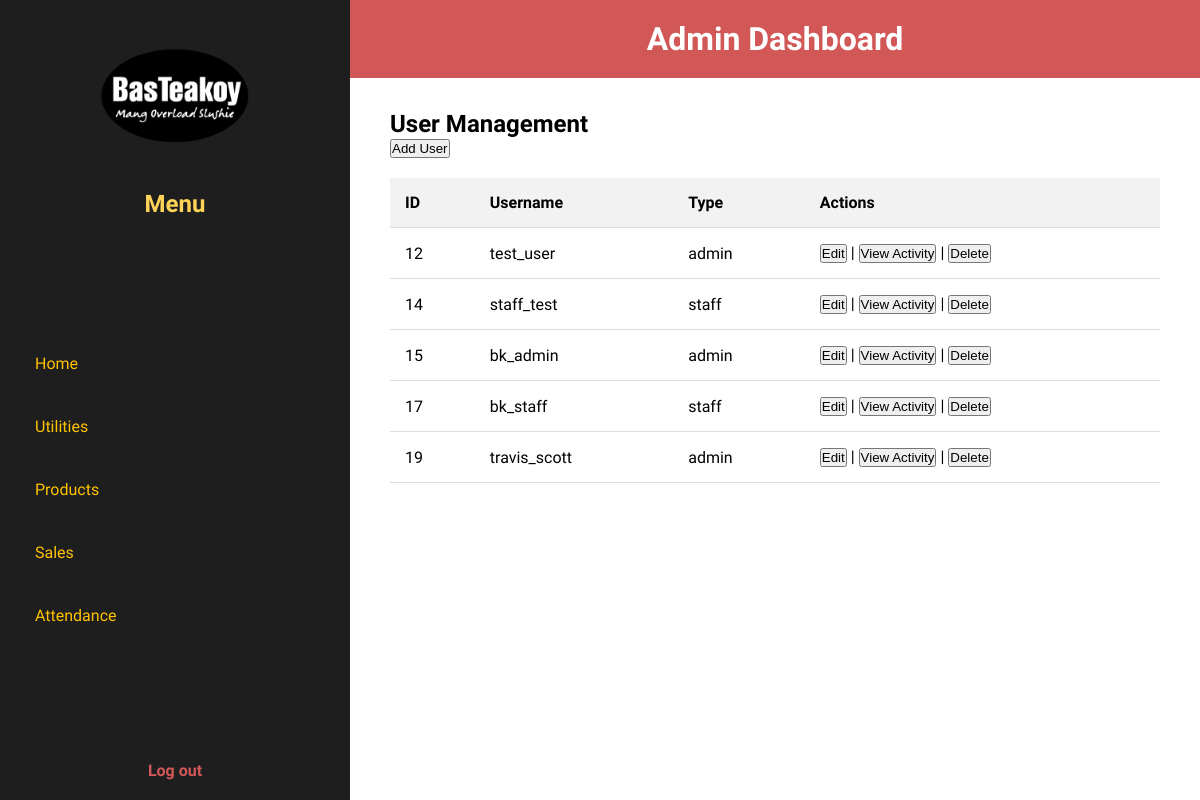
Screenshot of /basteakoyinventory/utilities.php with the database file from the repository.
### tables this page shows
CREATE TABLE `users` (
  `id` int(11) NOT NULL,
  `username` varchar(50) NOT NULL,
  `password` varchar(255) NOT NULL,
  `type` enum('admin','staff') NOT NULL
);

### basteakoyinventory/utilities.php (the view, shortened to what this page needs)
<?php
$con = connection();
$sql = "SELECT id, username, type FROM users";
$users = $con->query($sql) or die($con->error);
?>
<!DOCTYPE html>
<html lang="en">
<head>
    <link rel="stylesheet" href="css/dashboard.css">
</head>
<body>
    <div class="dashboard-container">
        <aside class="sidebar">
            <div class="logo">
                <img src="img/logo.png" alt="BasTeakoy Logo">
                <h2>Menu</h2>
            </div>
            <nav>
                <ul>
                    <li><a href="index.php" onclick="showSection('home')">Home</a></li>
                    <li><a href="utilities.php" onclick="showSection('utilities')">Utilities</a></li>
                    <li><a href="products.php" onclick="showSection('products')">Products</a></li>
                    <li><a href="sales.php" onclick="showSection('sales')">Sales</a></li>
                    <li><a href="attendance.html" onclick="showSection('attendance')">Attendance</a></li>
                </ul>
            </nav>
            <div class="logout">
                <a href="logout.php">Log out</a>
            </div>
        </aside>
        <main class="main-content">
            <header class="dashboard-header">
                <h1>Admin Dashboard</h1>
            </header>
            <section id="dashboardContent" class="dashboard-content home-background">
                <div id="home" class="section active">
                    <h2>User Management</h2>
                    <button onclick="openModal('addUserModal')">Add User</button>
                    <table>
                        <thead>
                            <tr>
                                <th>ID</th>
                                <th>Username</th>
                                <th>Type</th>
                                <th>Actions</th>
                            </tr>
                        </thead>
                        <tbody>
                            <?php if ($users->num_rows > 0): ?>
                                <?php while ($row = $users->fetch_assoc()): ?>
                                    <tr>
                                        <td><?php echo htmlspecialchars($row['id']); ?></td>
                                        <td><?php echo htmlspecialchars($row['username']); ?></td>
                                        <td><?php echo htmlspecialchars($row['type']); ?></td>
                                        <td>
                                            <button onclick="openModal('editUserModal', 'edit_user.php?id=<?php echo $row['id']; ?>')">Edit</button> |
                                            <button onclick="openModal('viewUserModal', 'view_user.php?id=<?php echo $row['id']; ?>')">View Activity</button> |
                                            <button onclick="confirmDelete(<?php echo $row['id']; ?>)">Delete</button>
                                        </td>
                                    </tr>
                                <?php endwhile; ?>
                            <?php else: ?>
                                <tr>
                                    <td colspan="4">No users found.</td>
                                </tr>
                            <?php endif; ?>
                        </tbody>
                    </table>
                </div>
            </section>
        </main>
    </div>
</body>
</html>

### basteakoyinventory/css/dashboard.css (style rules this page uses)
* { margin: 0; padding: 0; box-sizing: border-box; }
body { font-family: 'General Sans', sans-serif; background-color: #1E1E1E; overflow: hidden; }
body { margin: 0; font-family: 'General Sans', sans-serif; }
.dashboard-container { display: flex; height: 100vh; overflow: hidden; }
.sidebar { background-color: #1E1E1E; color: #FFD357; width: 350px; height: 100%; padding: 20px; position: fixed; top: 0; left: 0; display: flex; flex-direction: column; justify-content: space-between; }
.sidebar .logo { text-align: center; }
.sidebar .logo img { width: 150px; }
.sidebar h2, .sidebar p { margin: 16px 8px; font-weight: bold; }
.sidebar nav ul { list-style: none; padding-bottom: 16px; }
.sidebar nav ul li { margin: 24px 0; transition: background-color 0.3s ease, color 0.3s ease; }
.sidebar nav ul li a { text-decoration: none; color: #FFC300; font-weight: 500; display: block; padding: 10px 15px; border-radius: 5px; transition: background-color 0.3s ease, color 0.3s ease; }
.sidebar .logout { text-align: center; }
.sidebar .logout a { color: #D25858; text-decoration: none; font-weight: bold; }
.dashboard-header { background-color: #D25858; color: white; padding: 20px; text-align: center; position: fixed; width: calc(100% - 350px); top: 0; left: 350px; z-index: 2; }
.main-content { margin-left: 350px; padding-top: 70px; flex-grow: 1; overflow-y: auto; position: relative; z-index: 1; }
.dashboard-content { height: calc(100vh - 70px); position: relative; background-size: cover; background-position: center; background-repeat: no-repeat; z-index: 1; padding: 20px; }
.dashboard-content.home-background { background-color: #FFFF; }
.section { display: none; }
.section.active { display: block; }
.section { padding: 20px; overflow-y: auto; }
table { width: 100%; border-collapse: collapse; margin-top: 20px; }
th, td { padding: 15px; text-align: left; border-bottom: 1px solid #ddd; }
th { background-color: #f2f2f2; }

### rows the page displays
users: id "12", username "test_user", type "admin"
users: id "14", username "staff_test", type "staff"
users: id "15", username "bk_admin", type "admin"
users: id "17", username "bk_staff", type "staff"
users: id "19", username "travis_scott", type "admin"
